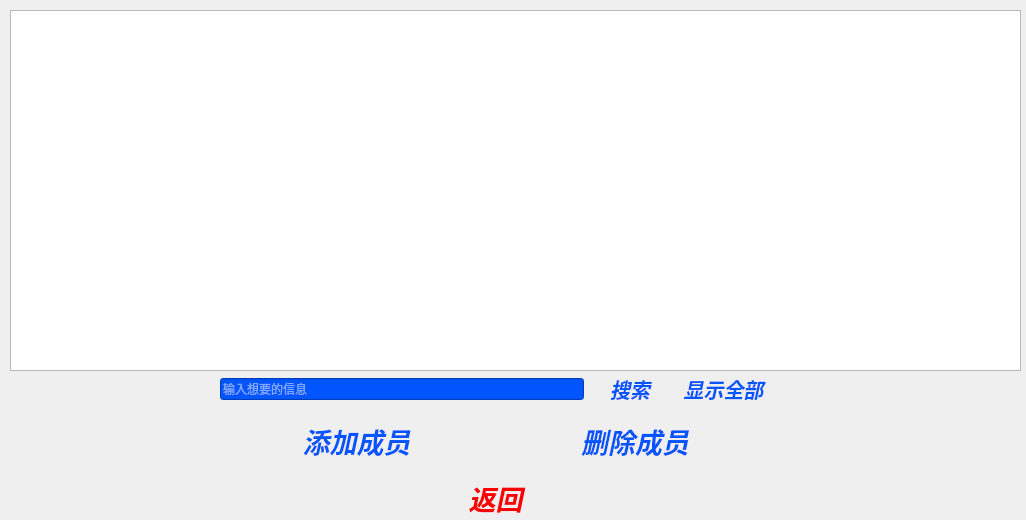
<?xml version="1.0" encoding="UTF-8"?>
<ui version="4.0">
 <class>chengyuan</class>
 <widget class="QWidget" name="chengyuan">
  <property name="geometry">
   <rect>
    <x>0</x>
    <y>0</y>
    <width>1026</width>
    <height>520</height>
   </rect>
  </property>
  <property name="minimumSize">
   <size>
    <width>1026</width>
    <height>520</height>
   </size>
  </property>
  <property name="maximumSize">
   <size>
    <width>1026</width>
    <height>520</height>
   </size>
  </property>
  <property name="windowTitle">
   <string>Form</string>
  </property>
  <widget class="QTableView" name="tableView">
   <property name="geometry">
    <rect>
     <x>10</x>
     <y>10</y>
     <width>1011</width>
     <height>361</height>
    </rect>
   </property>
   <property name="sizePolicy">
    <sizepolicy hsizetype="Expanding" vsizetype="Expanding">
     <horstretch>2</horstretch>
     <verstretch>0</verstretch>
    </sizepolicy>
   </property>
  </widget>
  <widget class="QWidget" name="verticalLayoutWidget">
   <property name="geometry">
    <rect>
     <x>220</x>
     <y>370</y>
     <width>551</width>
     <height>152</height>
    </rect>
   </property>
   <layout class="QVBoxLayout" name="verticalLayout">
    <item>
     <layout class="QHBoxLayout" name="horizontalLayout">
      <item>
       <widget class="QLineEdit" name="chaxun">
        <property name="styleSheet">
         <string notr="true">background-color: rgb(0, 85, 255);
color: rgb(255, 255, 255);</string>
        </property>
        <property name="placeholderText">
         <string>输入想要的信息</string>
        </property>
       </widget>
      </item>
      <item>
       <widget class="QPushButton" name="sousuo">
        <property name="font">
         <font>
          <pointsize>15</pointsize>
          <weight>75</weight>
          <italic>true</italic>
          <bold>true</bold>
         </font>
        </property>
        <property name="styleSheet">
         <string notr="true">color: rgb(0, 85, 255);</string>
        </property>
        <property name="text">
         <string>搜索</string>
        </property>
        <property name="flat">
         <bool>true</bool>
        </property>
       </widget>
      </item>
      <item>
       <widget class="QPushButton" name="quanbu">
        <property name="font">
         <font>
          <pointsize>15</pointsize>
          <weight>75</weight>
          <italic>true</italic>
          <bold>true</bold>
         </font>
        </property>
        <property name="styleSheet">
         <string notr="true">color: rgb(0, 85, 255);</string>
        </property>
        <property name="text">
         <string>显示全部</string>
        </property>
        <property name="flat">
         <bool>true</bool>
        </property>
       </widget>
      </item>
     </layout>
    </item>
    <item>
     <spacer name="verticalSpacer">
      <property name="orientation">
       <enum>Qt::Vertical</enum>
      </property>
      <property name="sizeHint" stdset="0">
       <size>
        <width>20</width>
        <height>40</height>
       </size>
      </property>
     </spacer>
    </item>
    <item>
     <layout class="QHBoxLayout" name="horizontalLayout_2">
      <item>
       <widget class="QPushButton" name="add">
        <property name="font">
         <font>
          <pointsize>20</pointsize>
          <weight>75</weight>
          <italic>true</italic>
          <bold>true</bold>
         </font>
        </property>
        <property name="styleSheet">
         <string notr="true">color: rgb(0, 85, 255);</string>
        </property>
        <property name="text">
         <string>添加成员</string>
        </property>
        <property name="flat">
         <bool>true</bool>
        </property>
       </widget>
      </item>
      <item>
       <widget class="QPushButton" name="sub">
        <property name="font">
         <font>
          <pointsize>20</pointsize>
          <weight>75</weight>
          <italic>true</italic>
          <bold>true</bold>
         </font>
        </property>
        <property name="styleSheet">
         <string notr="true">color: rgb(0, 85, 255);</string>
        </property>
        <property name="text">
         <string>删除成员</string>
        </property>
        <property name="flat">
         <bool>true</bool>
        </property>
       </widget>
      </item>
     </layout>
    </item>
    <item>
     <spacer name="verticalSpacer_2">
      <property name="orientation">
       <enum>Qt::Vertical</enum>
      </property>
      <property name="sizeHint" stdset="0">
       <size>
        <width>20</width>
        <height>40</height>
       </size>
      </property>
     </spacer>
    </item>
    <item>
     <widget class="QPushButton" name="back">
      <property name="font">
       <font>
        <pointsize>20</pointsize>
        <weight>75</weight>
        <italic>true</italic>
        <bold>true</bold>
       </font>
      </property>
      <property name="styleSheet">
       <string notr="true">color: qlineargradient(spread:pad, x1:0, y1:0, x2:1, y2:0, stop:0 rgba(255, 0, 0, 255), stop:0.166 rgba(255, 255, 0, 255), stop:0.333 rgba(0, 255, 0, 255), stop:0.5 rgba(0, 255, 255, 255), stop:0.666 rgba(0, 0, 255, 255), stop:0.833 rgba(255, 0, 255, 255), stop:1 rgba(255, 0, 0, 255));</string>
      </property>
      <property name="text">
       <string>返回</string>
      </property>
      <property name="flat">
       <bool>true</bool>
      </property>
     </widget>
    </item>
   </layout>
  </widget>
 </widget>
 <resources/>
 <connections/>
</ui>
